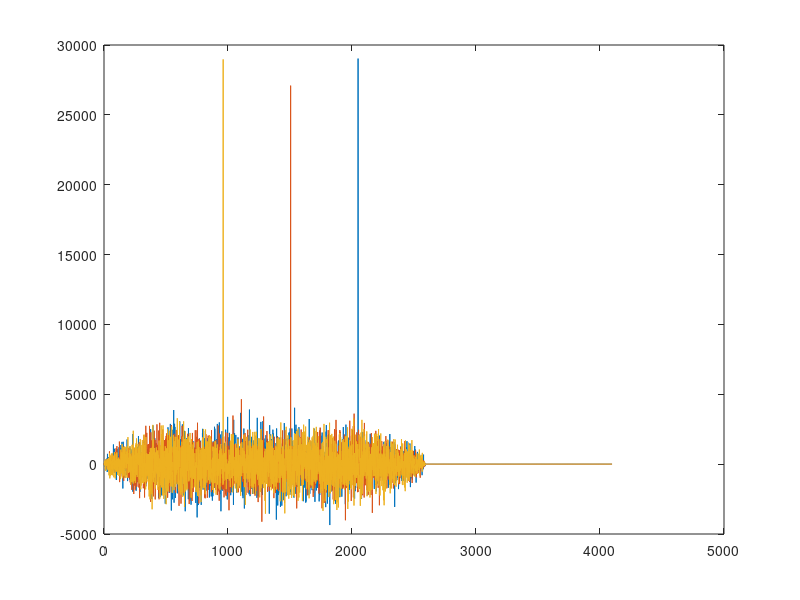

Write MATLAB code to recreate this figure.
close all;
clear all;

L = load('adsl_x.mat');
x = L.x;

K = 4;  % liczba bloków
M = 32; % długość prefiksu
N = 512; % długośc bloku

poczatki_prefiksow = zeros(K, 1);

% Dla każdego bloku:
for i = 1:K
    % Określenie indeksów początku i końca fragmentu sygnału
    indeks_poczatkowy = (i-1)*(M+N) + 1;
    indeks_koncowy = indeks_poczatkowy + M + N - 1;
    
    % Sprawdzenie, czy fragment mieści się w sygnale x
    if indeks_koncowy <= length(x)
        % Wybór fragmentu sygnału
        sygnal_fragment = x(indeks_poczatkowy:indeks_koncowy);
        
        % Obliczenie korelacji wzajemnej między fragmentem a całym sygnałem x
        korelacja = xcorr(sygnal_fragment, x);
        plot(korelacja)
        hold on;
        % Znalezienie indeksu maksymalnej wartości korelacji
        [~, idx_max] = max(korelacja);

        % Określenie początku prefiksu na podstawie indeksu maksymalnej wartości korelacji
        poczatek_prefiksu = idx_max -N + 1;

        % Zapisanie wyniku
        poczatki_prefiksow(i) = poczatek_prefiksu;
    end
end

% Wyświetlenie wyników
disp('Początki prefiksów:');
disp(poczatki_prefiksow);


